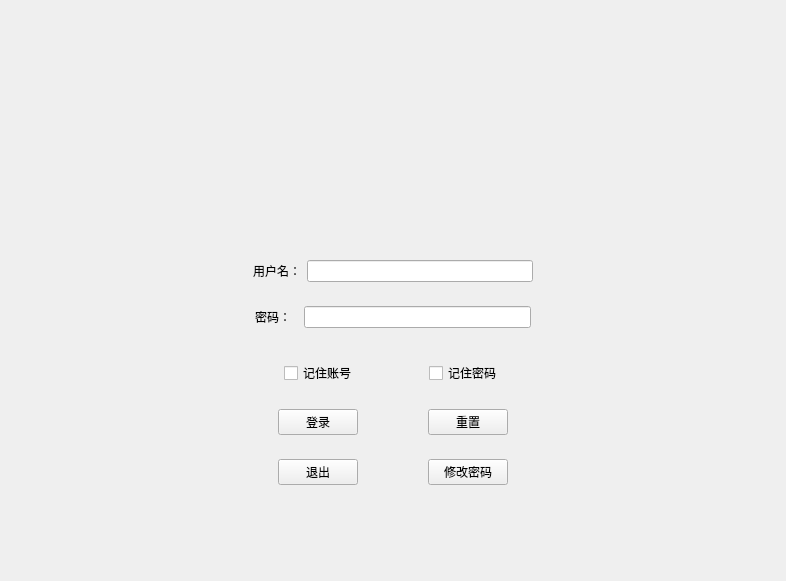
<?xml version="1.0" encoding="UTF-8"?>
<ui version="4.0">
 <class>login</class>
 <widget class="QMainWindow" name="login">
  <property name="geometry">
   <rect>
    <x>0</x>
    <y>0</y>
    <width>786</width>
    <height>581</height>
   </rect>
  </property>
  <property name="windowTitle">
   <string>MainWindow</string>
  </property>
  <widget class="QWidget" name="centralwidget">
   <layout class="QVBoxLayout" name="verticalLayout_2">
    <item>
     <spacer name="verticalSpacer_2">
      <property name="orientation">
       <enum>Qt::Vertical</enum>
      </property>
      <property name="sizeHint" stdset="0">
       <size>
        <width>20</width>
        <height>40</height>
       </size>
      </property>
     </spacer>
    </item>
    <item>
     <spacer name="verticalSpacer_3">
      <property name="orientation">
       <enum>Qt::Vertical</enum>
      </property>
      <property name="sizeHint" stdset="0">
       <size>
        <width>20</width>
        <height>40</height>
       </size>
      </property>
     </spacer>
    </item>
    <item>
     <spacer name="verticalSpacer_4">
      <property name="orientation">
       <enum>Qt::Vertical</enum>
      </property>
      <property name="sizeHint" stdset="0">
       <size>
        <width>20</width>
        <height>40</height>
       </size>
      </property>
     </spacer>
    </item>
    <item>
     <widget class="QWidget" name="widget_7" native="true">
      <property name="sizePolicy">
       <sizepolicy hsizetype="Preferred" vsizetype="Fixed">
        <horstretch>0</horstretch>
        <verstretch>0</verstretch>
       </sizepolicy>
      </property>
      <layout class="QGridLayout" name="gridLayout">
       <item row="0" column="0">
        <widget class="QWidget" name="widget_2" native="true">
         <property name="sizePolicy">
          <sizepolicy hsizetype="Preferred" vsizetype="Fixed">
           <horstretch>0</horstretch>
           <verstretch>0</verstretch>
          </sizepolicy>
         </property>
         <layout class="QHBoxLayout" name="horizontalLayout_2">
          <item>
           <spacer name="horizontalSpacer_13">
            <property name="orientation">
             <enum>Qt::Horizontal</enum>
            </property>
            <property name="sizeHint" stdset="0">
             <size>
              <width>40</width>
              <height>20</height>
             </size>
            </property>
           </spacer>
          </item>
          <item>
           <widget class="QLabel" name="label_name">
            <property name="text">
             <string>用户名：</string>
            </property>
           </widget>
          </item>
          <item>
           <widget class="QLineEdit" name="initname"/>
          </item>
          <item>
           <spacer name="horizontalSpacer_14">
            <property name="orientation">
             <enum>Qt::Horizontal</enum>
            </property>
            <property name="sizeHint" stdset="0">
             <size>
              <width>40</width>
              <height>20</height>
             </size>
            </property>
           </spacer>
          </item>
         </layout>
        </widget>
       </item>
       <item row="1" column="0">
        <widget class="QWidget" name="widget_5" native="true">
         <property name="sizePolicy">
          <sizepolicy hsizetype="Preferred" vsizetype="Fixed">
           <horstretch>0</horstretch>
           <verstretch>0</verstretch>
          </sizepolicy>
         </property>
         <layout class="QHBoxLayout" name="horizontalLayout_5">
          <item>
           <spacer name="horizontalSpacer_15">
            <property name="orientation">
             <enum>Qt::Horizontal</enum>
            </property>
            <property name="sizeHint" stdset="0">
             <size>
              <width>40</width>
              <height>20</height>
             </size>
            </property>
           </spacer>
          </item>
          <item>
           <widget class="QLabel" name="label_pw">
            <property name="text">
             <string>密码：  </string>
            </property>
           </widget>
          </item>
          <item>
           <widget class="QLineEdit" name="initpw">
            <property name="echoMode">
             <enum>QLineEdit::Password</enum>
            </property>
           </widget>
          </item>
          <item>
           <spacer name="horizontalSpacer_16">
            <property name="orientation">
             <enum>Qt::Horizontal</enum>
            </property>
            <property name="sizeHint" stdset="0">
             <size>
              <width>40</width>
              <height>20</height>
             </size>
            </property>
           </spacer>
          </item>
         </layout>
        </widget>
       </item>
      </layout>
     </widget>
    </item>
    <item>
     <widget class="QWidget" name="widget_3" native="true">
      <layout class="QHBoxLayout" name="horizontalLayout">
       <item>
        <spacer name="horizontalSpacer_26">
         <property name="orientation">
          <enum>Qt::Horizontal</enum>
         </property>
         <property name="sizeHint" stdset="0">
          <size>
           <width>40</width>
           <height>20</height>
          </size>
         </property>
        </spacer>
       </item>
       <item>
        <spacer name="horizontalSpacer_23">
         <property name="orientation">
          <enum>Qt::Horizontal</enum>
         </property>
         <property name="sizeHint" stdset="0">
          <size>
           <width>40</width>
           <height>20</height>
          </size>
         </property>
        </spacer>
       </item>
       <item>
        <spacer name="horizontalSpacer_18">
         <property name="orientation">
          <enum>Qt::Horizontal</enum>
         </property>
         <property name="sizeHint" stdset="0">
          <size>
           <width>40</width>
           <height>20</height>
          </size>
         </property>
        </spacer>
       </item>
       <item>
        <spacer name="horizontalSpacer_4">
         <property name="orientation">
          <enum>Qt::Horizontal</enum>
         </property>
         <property name="sizeHint" stdset="0">
          <size>
           <width>40</width>
           <height>20</height>
          </size>
         </property>
        </spacer>
       </item>
       <item>
        <widget class="QCheckBox" name="checkName">
         <property name="text">
          <string>记住账号</string>
         </property>
        </widget>
       </item>
       <item>
        <spacer name="horizontalSpacer_2">
         <property name="orientation">
          <enum>Qt::Horizontal</enum>
         </property>
         <property name="sizeHint" stdset="0">
          <size>
           <width>40</width>
           <height>20</height>
          </size>
         </property>
        </spacer>
       </item>
       <item>
        <widget class="QCheckBox" name="checkPw">
         <property name="text">
          <string>记住密码</string>
         </property>
        </widget>
       </item>
       <item>
        <spacer name="horizontalSpacer_29">
         <property name="orientation">
          <enum>Qt::Horizontal</enum>
         </property>
         <property name="sizeHint" stdset="0">
          <size>
           <width>40</width>
           <height>20</height>
          </size>
         </property>
        </spacer>
       </item>
       <item>
        <spacer name="horizontalSpacer_3">
         <property name="orientation">
          <enum>Qt::Horizontal</enum>
         </property>
         <property name="sizeHint" stdset="0">
          <size>
           <width>40</width>
           <height>20</height>
          </size>
         </property>
        </spacer>
       </item>
       <item>
        <spacer name="horizontalSpacer_5">
         <property name="orientation">
          <enum>Qt::Horizontal</enum>
         </property>
         <property name="sizeHint" stdset="0">
          <size>
           <width>40</width>
           <height>20</height>
          </size>
         </property>
        </spacer>
       </item>
       <item>
        <spacer name="horizontalSpacer_25">
         <property name="orientation">
          <enum>Qt::Horizontal</enum>
         </property>
         <property name="sizeHint" stdset="0">
          <size>
           <width>40</width>
           <height>20</height>
          </size>
         </property>
        </spacer>
       </item>
      </layout>
     </widget>
    </item>
    <item>
     <widget class="QWidget" name="widget_6" native="true">
      <property name="sizePolicy">
       <sizepolicy hsizetype="Preferred" vsizetype="Fixed">
        <horstretch>0</horstretch>
        <verstretch>0</verstretch>
       </sizepolicy>
      </property>
      <layout class="QHBoxLayout" name="horizontalLayout_6">
       <item>
        <spacer name="horizontalSpacer_27">
         <property name="orientation">
          <enum>Qt::Horizontal</enum>
         </property>
         <property name="sizeHint" stdset="0">
          <size>
           <width>40</width>
           <height>20</height>
          </size>
         </property>
        </spacer>
       </item>
       <item>
        <spacer name="horizontalSpacer_19">
         <property name="orientation">
          <enum>Qt::Horizontal</enum>
         </property>
         <property name="sizeHint" stdset="0">
          <size>
           <width>40</width>
           <height>20</height>
          </size>
         </property>
        </spacer>
       </item>
       <item>
        <spacer name="horizontalSpacer_20">
         <property name="orientation">
          <enum>Qt::Horizontal</enum>
         </property>
         <property name="sizeHint" stdset="0">
          <size>
           <width>40</width>
           <height>20</height>
          </size>
         </property>
        </spacer>
       </item>
       <item>
        <spacer name="horizontalSpacer_17">
         <property name="orientation">
          <enum>Qt::Horizontal</enum>
         </property>
         <property name="sizeHint" stdset="0">
          <size>
           <width>40</width>
           <height>20</height>
          </size>
         </property>
        </spacer>
       </item>
       <item>
        <widget class="QPushButton" name="mylogin">
         <property name="text">
          <string>登录</string>
         </property>
        </widget>
       </item>
       <item>
        <spacer name="horizontalSpacer_11">
         <property name="orientation">
          <enum>Qt::Horizontal</enum>
         </property>
         <property name="sizeHint" stdset="0">
          <size>
           <width>40</width>
           <height>20</height>
          </size>
         </property>
        </spacer>
       </item>
       <item>
        <widget class="QPushButton" name="myclear">
         <property name="text">
          <string>重置</string>
         </property>
        </widget>
       </item>
       <item>
        <spacer name="horizontalSpacer_30">
         <property name="orientation">
          <enum>Qt::Horizontal</enum>
         </property>
         <property name="sizeHint" stdset="0">
          <size>
           <width>40</width>
           <height>20</height>
          </size>
         </property>
        </spacer>
       </item>
       <item>
        <spacer name="horizontalSpacer_12">
         <property name="orientation">
          <enum>Qt::Horizontal</enum>
         </property>
         <property name="sizeHint" stdset="0">
          <size>
           <width>40</width>
           <height>20</height>
          </size>
         </property>
        </spacer>
       </item>
       <item>
        <spacer name="horizontalSpacer_21">
         <property name="orientation">
          <enum>Qt::Horizontal</enum>
         </property>
         <property name="sizeHint" stdset="0">
          <size>
           <width>40</width>
           <height>20</height>
          </size>
         </property>
        </spacer>
       </item>
       <item>
        <spacer name="horizontalSpacer_24">
         <property name="orientation">
          <enum>Qt::Horizontal</enum>
         </property>
         <property name="sizeHint" stdset="0">
          <size>
           <width>40</width>
           <height>20</height>
          </size>
         </property>
        </spacer>
       </item>
      </layout>
     </widget>
    </item>
    <item>
     <widget class="QWidget" name="widget_8" native="true">
      <layout class="QHBoxLayout" name="horizontalLayout_3">
       <item>
        <spacer name="horizontalSpacer_28">
         <property name="orientation">
          <enum>Qt::Horizontal</enum>
         </property>
         <property name="sizeHint" stdset="0">
          <size>
           <width>40</width>
           <height>20</height>
          </size>
         </property>
        </spacer>
       </item>
       <item>
        <spacer name="horizontalSpacer_22">
         <property name="orientation">
          <enum>Qt::Horizontal</enum>
         </property>
         <property name="sizeHint" stdset="0">
          <size>
           <width>40</width>
           <height>20</height>
          </size>
         </property>
        </spacer>
       </item>
       <item>
        <spacer name="horizontalSpacer_8">
         <property name="orientation">
          <enum>Qt::Horizontal</enum>
         </property>
         <property name="sizeHint" stdset="0">
          <size>
           <width>40</width>
           <height>20</height>
          </size>
         </property>
        </spacer>
       </item>
       <item>
        <spacer name="horizontalSpacer_6">
         <property name="orientation">
          <enum>Qt::Horizontal</enum>
         </property>
         <property name="sizeHint" stdset="0">
          <size>
           <width>40</width>
           <height>20</height>
          </size>
         </property>
        </spacer>
       </item>
       <item>
        <widget class="QPushButton" name="tuichu">
         <property name="text">
          <string>退出</string>
         </property>
        </widget>
       </item>
       <item>
        <spacer name="horizontalSpacer_10">
         <property name="orientation">
          <enum>Qt::Horizontal</enum>
         </property>
         <property name="sizeHint" stdset="0">
          <size>
           <width>40</width>
           <height>20</height>
          </size>
         </property>
        </spacer>
       </item>
       <item>
        <widget class="QPushButton" name="fix">
         <property name="text">
          <string>修改密码</string>
         </property>
        </widget>
       </item>
       <item>
        <spacer name="horizontalSpacer_7">
         <property name="orientation">
          <enum>Qt::Horizontal</enum>
         </property>
         <property name="sizeHint" stdset="0">
          <size>
           <width>40</width>
           <height>20</height>
          </size>
         </property>
        </spacer>
       </item>
       <item>
        <spacer name="horizontalSpacer_9">
         <property name="orientation">
          <enum>Qt::Horizontal</enum>
         </property>
         <property name="sizeHint" stdset="0">
          <size>
           <width>40</width>
           <height>20</height>
          </size>
         </property>
        </spacer>
       </item>
       <item>
        <spacer name="horizontalSpacer">
         <property name="orientation">
          <enum>Qt::Horizontal</enum>
         </property>
         <property name="sizeHint" stdset="0">
          <size>
           <width>40</width>
           <height>20</height>
          </size>
         </property>
        </spacer>
       </item>
       <item>
        <spacer name="horizontalSpacer_31">
         <property name="orientation">
          <enum>Qt::Horizontal</enum>
         </property>
         <property name="sizeHint" stdset="0">
          <size>
           <width>40</width>
           <height>20</height>
          </size>
         </property>
        </spacer>
       </item>
      </layout>
     </widget>
    </item>
    <item>
     <spacer name="verticalSpacer">
      <property name="orientation">
       <enum>Qt::Vertical</enum>
      </property>
      <property name="sizeHint" stdset="0">
       <size>
        <width>20</width>
        <height>40</height>
       </size>
      </property>
     </spacer>
    </item>
   </layout>
  </widget>
 </widget>
 <resources/>
 <connections/>
</ui>
